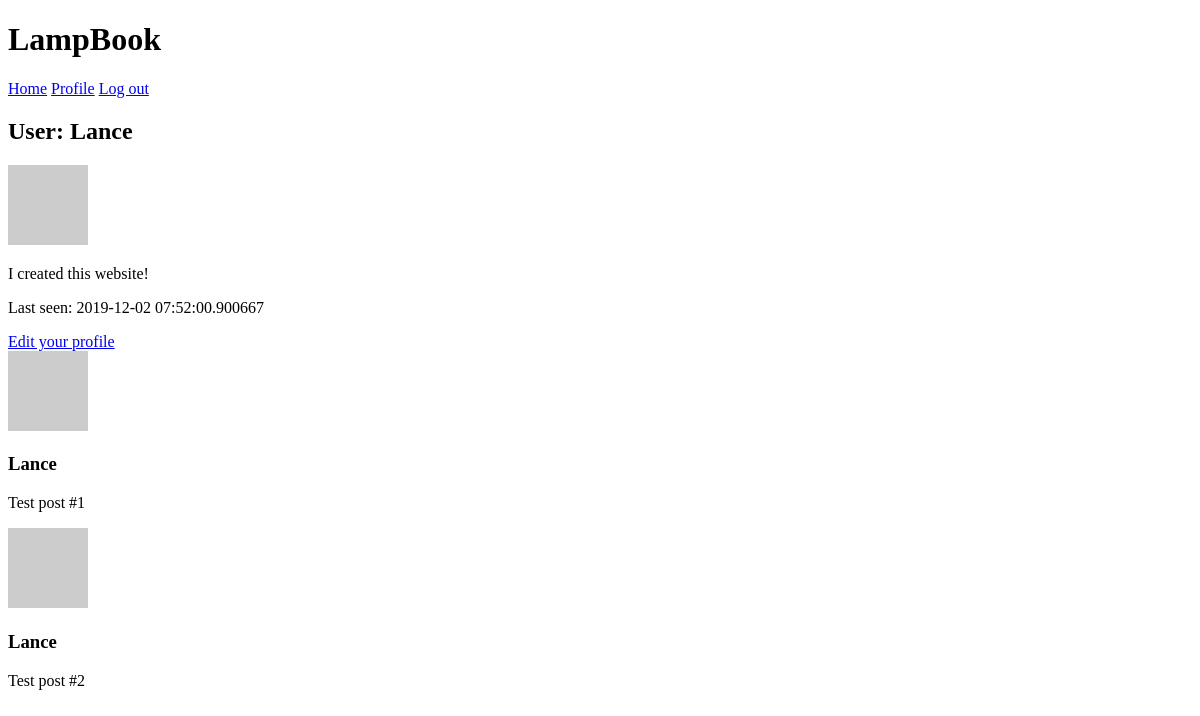
The page /user/Lance (signed in) on the database as committed earlier.
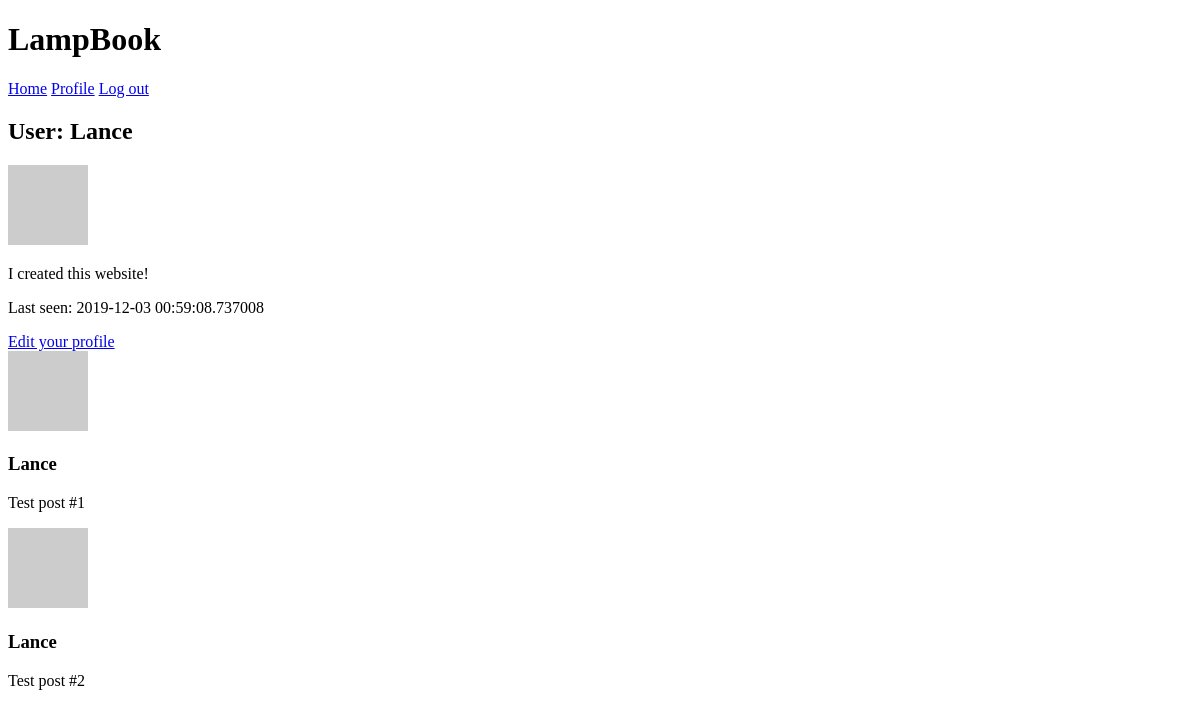
The same page on the database as committed later.
### app/models.py (models this page shows, shortened)
class User(UserMixin, db.Model):
    id = db.Column(db.Integer, primary_key=True)
    username = db.Column(db.String(64), index=True, unique=True)
    email = db.Column(db.String(128), index=True, unique=True)
    password_hash = db.Column(db.String(128))
    about_me = db.Column(db.String(64))
    posts = db.relationship("Post", backref="author", lazy="dynamic")
    last_seen = db.Column(db.DateTime, default=datetime.utcnow)
    timestamp = db.Column(db.DateTime, default=datetime.utcnow)
    def __repr__(self):
        return "<User {}>".format(self.username)
    def avatar(self, size):
        digest = md5(self.email.lower().encode("utf-8")).hexdigest()
        return "https://www.gravatar.com/avatar/{}?d=identicon&s={}".format(
            digest, size
        )

### app/routes.py (the view)
@app.route("/user/<username>")
@login_required
def user(username):
    user = User.query.filter_by(username=username).first_or_404()
    posts = [
        {"author": user, "body": "Test post #1"},
        {"author": user, "body": "Test post #2"},
    ]
    return render_template("user.html", user=user, posts=posts)

### app/models.py (called while the page is built)
@login.user_loader
def load_user(id):
    return User.query.get(int(id))

### app/routes.py (called while the page is built)
@app.before_request
def before_request():
    if current_user.is_authenticated:
        current_user.last_seen = datetime.utcnow()
        db.session.commit()

### app/templates/user.html
{% extends 'base.html' %}
{% block content %}
<h2>User: {{ user.username }}</h2>
<img src="{{ user.avatar(128) }}" alt="{{ user.username }}">
{% if user.about_me %}<p>{{ user.about_me }}</p>{% endif %}
{% if user.last_seen %}<p>Last seen: {{ user.last_seen }}</p>{% endif %}
{% if user == current_user %}
<a href="{{ url_for('edit_profile') }}">Edit your profile</a>
{% endif %}
{% for post in posts %}
{% include '_post.html' %}
{% endfor %}
{% endblock content %}

### app/templates/base.html (shortened to what this page needs)
<!DOCTYPE html>
<html lang="en">
<head>
</head>
<body>
    <header>
        <h1>LampBook</h1>
        <nav>
            <a href="{{ url_for('index') }}">Home</a>
            {% if current_user.is_anonymous %}
            <a href="{{ url_for('login') }}">Log in</a>
            {% else %}
            <a href="{{ url_for('user', username=current_user.username) }}">Profile</a>
            <a href="{{ url_for('logout') }}">Log out</a>
            {% endif %}
        </nav>
    </header>
    {% block content %}
    {% endblock content %}
</body>
</html>

### app/templates/_post.html
<article>
    <img src="{{ post.author.avatar(36) }}" alt="{{ post.author }}">
    <h3>{{ post.author.username }}</h3>
    <p>{{ post.body }}</p>
</article>

Rows that differ between the two databases and show on the page:
changed User "Lance": last_seen "2019-12-02 07:52:00.900667" → "2019-12-03 00:59:08.737008"
